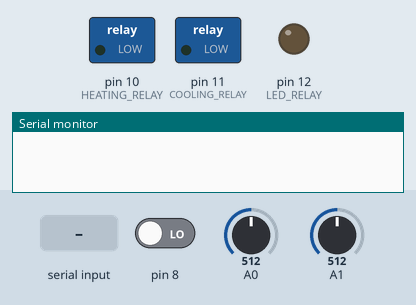
The sketch below on a simulated Arduino Uno, built with avr-gcc and run on an emulated ATmega328P. On the bench: switched loads named in the sketch (green lamp = pin HIGH), output pins drawn as LEDs (lit = HIGH), the last lines printed to the serial monitor. Inputs (shaded band) come from the test bench; at power-on: A0 = 512, pin 8 LOW, A1 = 512.

Above: at 1.2 s.
1.3 s: "light_on\n" received over Serial
At 3.5 s:
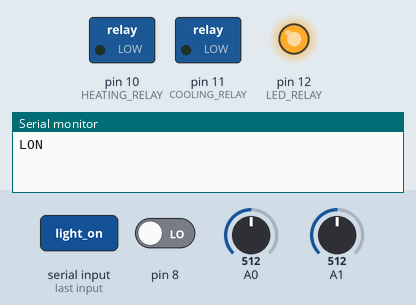
12.5 s: A0 set to 62
22.2 s: A0 set to 51
At 32.2 s:
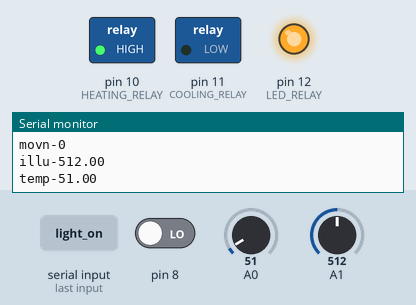
32.5 s: "light_off\n" received over Serial
At 34.5 s:
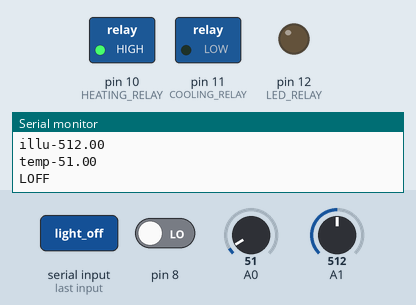
35.0 s: "cooling_on\n" received over Serial
At 36.5 s:
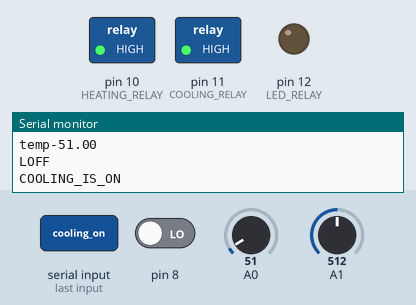
37.5 s: pin 8 driven HIGH
At 38.4 s:
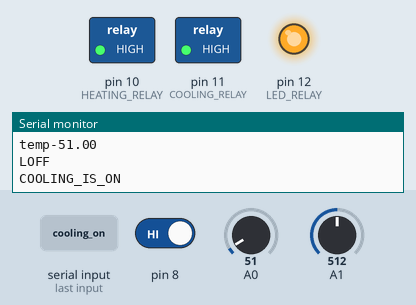
Timing chart, 0 to 40.0 s (numbered marks = the images above; inputs shaded):
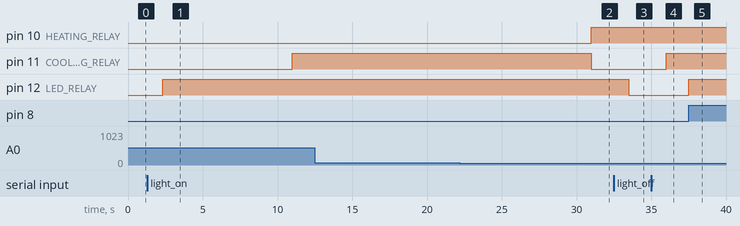

Measured:
- the behaviour switches between 56 and 55 on A0 (found by bisection; images 1 and 2)
- after the input at 1.3 s, pin 12 (LED_RELAY): LOW → HIGH after 1.0 s
- after the input at 22.2 s, pin 10 (HEATING_RELAY): LOW → HIGH after 8.8 s; pin 11 (COOLING_RELAY): HIGH → LOW after 8.8 s
- after the input at 32.5 s, pin 12 (LED_RELAY): HIGH → LOW after 1.0 s
- after the input at 35.0 s, pin 11 (COOLING_RELAY): LOW → HIGH after 1.0 s
- after the input at 37.5 s, pin 12 (LED_RELAY): LOW → HIGH at once

The sketch:

sketch_oct20a1.ino
```cpp
#include <TimerOne.h>

#define PHR A1
#define LED_RELAY 12

#define TEMP A0
#define HEATING_RELAY 10
#define COOLING_RELAY 11
#define MOTION_BUTTON 8

boolean autoLightMode, takeTemperature, secureMode, motionDetected,autoTemperature, measuringLight, measuringMotions;
int pauseCounter, seconds, motions, numberOfMotions, movementDetected, holdingTheButton, autoLightModeDuration, secureModeDuration, temperaturePause, illuminationPause, securityTimer;

void autoLight(float illumination){
  if(illumination<306){
      digitalWrite(LED_RELAY, HIGH);
    }
  else{
      digitalWrite(LED_RELAY, LOW);
    }
  }

void smartHome(){
  if(autoLightMode){
    autoLightModeDuration++;
    }

  if(measuringMotions){
    secureModeDuration;
  }

  if(measuringLight){
    float illumination = analogRead(A1);
    Serial.print("illu-");
    Serial.println(illumination);
    if(autoLightMode){
      autoLight(illumination);
    }
    measuringLight = false;
    }

  if(takeTemperature){
    float temperature = analogRead(A0);
    Serial.print("temp-");
    Serial.println(temperature);
    if(temperature>=59 && autoTemperature){
      digitalWrite(COOLING_RELAY, HIGH);
      digitalWrite(HEATING_RELAY, LOW);
      }
    if(temperature<=55 && autoTemperature){
      digitalWrite(HEATING_RELAY, HIGH);
      digitalWrite(COOLING_RELAY, LOW);
    }
      takeTemperature=false;
    }

  if(secureMode){
    secureModeDuration++;
    if(motionDetected){
      securityTimer++;
      if(securityTimer>=10){
        digitalWrite(LED_RELAY, LOW);
        numberOfMotions++;
        motionDetected = false;
        Serial.println("noti-move");
      }
    }
  }

     pauseCounter++;
     if(pauseCounter == 10){
      takeTemperature = true;
//     }
//     else if(pauseCounter == 22){
      Serial.print("dalm-");
      Serial.println(autoLightModeDuration);
//     }else if(pauseCounter == 35){
      Serial.print("dsec-");
      Serial.println(secureModeDuration);
//     }
//      else if(pauseCounter == 48){
      measuringLight = true;
//     }else if(pauseCounter == 60){
      pauseCounter = 0;
      Serial.print("movn-");
      Serial.println(numberOfMotions);
      }

}


void setup() {
 Serial.begin(9600);
 pinMode(12, OUTPUT);
 pinMode(11, OUTPUT);
 pinMode(10, OUTPUT);
 pinMode(8, INPUT);
 autoLightMode = false;
 secureMode = true;
 takeTemperature = false;
 measuringLight= false;
 measuringMotions = true;
 autoTemperature = true;
 illuminationPause = 0;
 temperaturePause = 0;
 pauseCounter = 0;
 seconds = 10;
 numberOfMotions = 0;
 autoLightModeDuration = 0;
 secureModeDuration = 0;
 Timer1.initialize(1000000);
 Timer1.attachInterrupt(smartHome);
}

void loop() {
    if(digitalRead(8)==1 && secureMode){
      motionDetected = true;
      securityTimer = 0;
      digitalWrite(LED_RELAY, HIGH);
    }
    if(Serial.available() > 0) {
    String msg = Serial.readString();
    if(msg=="light_on\n" || msg=="light_on") {
      Serial.println("LON");
      digitalWrite(LED_RELAY, HIGH);
      autoLightMode = false;
   } else if(msg=="light_off\n" || msg=="light_off") {
      Serial.println("LOFF");
      digitalWrite(LED_RELAY, LOW);
      autoLightMode = false;
    }else if(msg=="auto light mode\n" || msg=="auto light mode") {
      Serial.println("AUTOLIGHT");
      //autoLight();
      autoLightMode = true;
      secureMode=false;
    }
    else if(msg=="cooling_on\n" || msg=="cooling_on") {
      Serial.println("COOLING_IS_ON");
      digitalWrite(COOLING_RELAY, HIGH);
      autoTemperature = false;
   } else if(msg=="cooling_off\n" || msg=="cooling_off") {
      Serial.println("COOLING_IS_OFF");
      digitalWrite(COOLING_RELAY, LOW);
      autoTemperature = false;
    } else if(msg=="heating_on\n" || msg=="heating_on") {
      Serial.println("HEATING_IS_ON");
      digitalWrite(HEATING_RELAY, HIGH);
      autoTemperature = false;
   } else if(msg=="heating_off\n" || msg=="heating_off") {
      Serial.println("HEATING_IS_OFF");
      digitalWrite(HEATING_RELAY, LOW);
      autoTemperature = false;
    }else if(msg=="auto temperature mode\n" || msg=="auto temperature mode") {
      Serial.println("AUTOTEMPERATURE");
      autoTemperature = true;
    }
    else if(msg == "SECURE_MODE\n" || msg=="SECURE_MODE") {
      autoLightMode = false;
      secureMode = true;
      Serial.print("secureMode on");
    } else if(msg == "SECURE_MODE_OFF\n" || msg=="SECURE_MODE_OFF") {
      secureMode = false;
      Serial.print("secureMode off");}
    else{
          digitalWrite(LED_RELAY, LOW);
          }
      }
}
```
